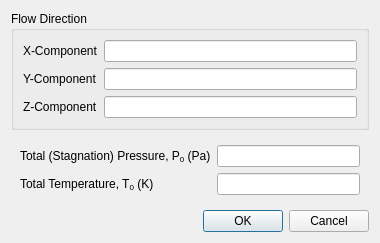
<?xml version="1.0" encoding="UTF-8"?>
<ui version="4.0">
 <class>SubsonicInflowDialog</class>
 <widget class="QDialog" name="SubsonicInflowDialog">
  <property name="geometry">
   <rect>
    <x>0</x>
    <y>0</y>
    <width>380</width>
    <height>236</height>
   </rect>
  </property>
  <property name="minimumSize">
   <size>
    <width>380</width>
    <height>0</height>
   </size>
  </property>
  <property name="windowTitle">
   <string>Subsonic Inflow Boundary Condition</string>
  </property>
  <layout class="QVBoxLayout" name="verticalLayout_2">
   <item>
    <widget class="QWidget" name="dialogContents" native="true">
     <layout class="QVBoxLayout" name="verticalLayout">
      <property name="leftMargin">
       <number>0</number>
      </property>
      <property name="topMargin">
       <number>0</number>
      </property>
      <property name="rightMargin">
       <number>0</number>
      </property>
      <property name="bottomMargin">
       <number>0</number>
      </property>
      <item>
       <widget class="QGroupBox" name="groupBox">
        <property name="title">
         <string>Flow Direction</string>
        </property>
        <layout class="QFormLayout" name="formLayout">
         <item row="0" column="0">
          <widget class="QLabel" name="label">
           <property name="text">
            <string>X-Component</string>
           </property>
          </widget>
         </item>
         <item row="0" column="1">
          <widget class="QLineEdit" name="xComponent">
           <property name="sizePolicy">
            <sizepolicy hsizetype="Expanding" vsizetype="Fixed">
             <horstretch>0</horstretch>
             <verstretch>0</verstretch>
            </sizepolicy>
           </property>
          </widget>
         </item>
         <item row="1" column="0">
          <widget class="QLabel" name="label_2">
           <property name="text">
            <string>Y-Component</string>
           </property>
          </widget>
         </item>
         <item row="1" column="1">
          <widget class="QLineEdit" name="yComponent">
           <property name="sizePolicy">
            <sizepolicy hsizetype="Expanding" vsizetype="Fixed">
             <horstretch>0</horstretch>
             <verstretch>0</verstretch>
            </sizepolicy>
           </property>
          </widget>
         </item>
         <item row="2" column="0">
          <widget class="QLabel" name="label_3">
           <property name="text">
            <string>Z-Component</string>
           </property>
          </widget>
         </item>
         <item row="2" column="1">
          <widget class="QLineEdit" name="zComponent">
           <property name="sizePolicy">
            <sizepolicy hsizetype="Expanding" vsizetype="Fixed">
             <horstretch>0</horstretch>
             <verstretch>0</verstretch>
            </sizepolicy>
           </property>
          </widget>
         </item>
        </layout>
       </widget>
      </item>
      <item>
       <widget class="QWidget" name="widget" native="true">
        <layout class="QFormLayout" name="formLayout_3">
         <item row="0" column="0">
          <widget class="QLabel" name="label_9">
           <property name="text">
            <string>Total (Stagnation) Pressure, P&lt;sub&gt;0&lt;/sub&gt; (Pa)</string>
           </property>
          </widget>
         </item>
         <item row="0" column="1">
          <widget class="QLineEdit" name="totalPressure">
           <property name="sizePolicy">
            <sizepolicy hsizetype="Expanding" vsizetype="Fixed">
             <horstretch>0</horstretch>
             <verstretch>0</verstretch>
            </sizepolicy>
           </property>
          </widget>
         </item>
         <item row="1" column="0">
          <widget class="QLabel" name="label_7">
           <property name="text">
            <string>Total Temperature, T&lt;sub&gt;0&lt;/sub&gt; (K)</string>
           </property>
          </widget>
         </item>
         <item row="1" column="1">
          <widget class="QLineEdit" name="totalTemperature">
           <property name="sizePolicy">
            <sizepolicy hsizetype="Expanding" vsizetype="Fixed">
             <horstretch>0</horstretch>
             <verstretch>0</verstretch>
            </sizepolicy>
           </property>
          </widget>
         </item>
        </layout>
       </widget>
      </item>
     </layout>
    </widget>
   </item>
   <item>
    <widget class="QDialogButtonBox" name="buttonBox">
     <property name="orientation">
      <enum>Qt::Horizontal</enum>
     </property>
     <property name="standardButtons">
      <set>QDialogButtonBox::Cancel|QDialogButtonBox::Ok</set>
     </property>
    </widget>
   </item>
  </layout>
 </widget>
 <resources/>
 <connections>
  <connection>
   <sender>buttonBox</sender>
   <signal>accepted()</signal>
   <receiver>SubsonicInflowDialog</receiver>
   <slot>accept()</slot>
   <hints>
    <hint type="sourcelabel">
     <x>248</x>
     <y>254</y>
    </hint>
    <hint type="destinationlabel">
     <x>157</x>
     <y>274</y>
    </hint>
   </hints>
  </connection>
  <connection>
   <sender>buttonBox</sender>
   <signal>rejected()</signal>
   <receiver>SubsonicInflowDialog</receiver>
   <slot>reject()</slot>
   <hints>
    <hint type="sourcelabel">
     <x>316</x>
     <y>260</y>
    </hint>
    <hint type="destinationlabel">
     <x>286</x>
     <y>274</y>
    </hint>
   </hints>
  </connection>
 </connections>
</ui>
